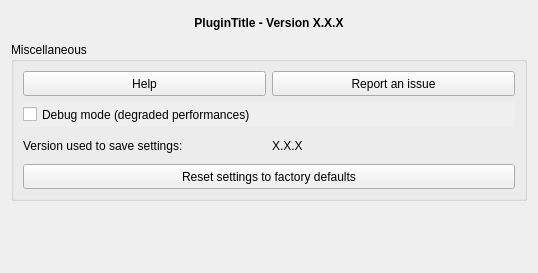
<?xml version="1.0" encoding="UTF-8"?>
<ui version="4.0">
    <class>wdg_raft_heatmap_settings</class>
    <widget class="QWidget" name="wdg_raft_heatmap_settings">
        <property name="geometry">
            <rect>
                <x>0</x>
                <y>0</y>
                <width>538</width>
                <height>273</height>
            </rect>
        </property>
        <property name="windowTitle">
            <string>raft_heatmap - Settings</string>
        </property>
        <property name="locale">
            <locale language="English" country="UnitedStates"/>
        </property>
        <layout class="QVBoxLayout" name="verticalLayout">
            <item>
                <widget class="QLabel" name="lbl_title">
                    <property name="minimumSize">
                        <size>
                            <width>0</width>
                            <height>25</height>
                        </size>
                    </property>
                    <property name="maximumSize">
                        <size>
                            <width>16777215</width>
                            <height>30</height>
                        </size>
                    </property>
                    <property name="font">
                        <font>
                            <weight>75</weight>
                            <bold>true</bold>
                        </font>
                    </property>
                    <property name="locale">
                        <locale language="English" country="UnitedStates"/>
                    </property>
                    <property name="text">
                        <string>&lt;html&gt;&lt;head/&gt;&lt;body&gt;&lt;p align=&quot;center&quot;&gt;&lt;span style=&quot; font-weight:600;&quot;&gt;PluginTitle - Version X.X.X&lt;/span&gt;&lt;/p&gt;&lt;/body&gt;&lt;/html&gt;</string>
                    </property>
                    <property name="scaledContents">
                        <bool>true</bool>
                    </property>
                    <property name="alignment">
                        <set>Qt::AlignCenter</set>
                    </property>
                    <property name="wordWrap">
                        <bool>true</bool>
                    </property>
                    <property name="openExternalLinks">
                        <bool>false</bool>
                    </property>
                    <property name="textInteractionFlags">
                        <set>Qt::TextSelectableByMouse</set>
                    </property>
                </widget>
            </item>
            <item>
                <widget class="QGroupBox" name="grp_misc">
                    <property name="minimumSize">
                        <size>
                            <width>0</width>
                            <height>100</height>
                        </size>
                    </property>
                    <property name="locale">
                        <locale language="English" country="UnitedStates"/>
                    </property>
                    <property name="title">
                        <string>Miscellaneous</string>
                    </property>
                    <property name="flat">
                        <bool>false</bool>
                    </property>
                    <layout class="QGridLayout" name="gridLayout">
                        <item row="2" column="1">
                            <widget class="QLabel" name="lbl_version_saved_value">
                                <property name="minimumSize">
                                    <size>
                                        <width>0</width>
                                        <height>25</height>
                                    </size>
                                </property>
                                <property name="maximumSize">
                                    <size>
                                        <width>16777215</width>
                                        <height>30</height>
                                    </size>
                                </property>
                                <property name="locale">
                                    <locale language="English" country="UnitedStates"/>
                                </property>
                                <property name="text">
                                    <string notr="true">X.X.X</string>
                                </property>
                                <property name="textInteractionFlags">
                                    <set>Qt::NoTextInteraction</set>
                                </property>
                            </widget>
                        </item>
                        <item row="0" column="1">
                            <widget class="QPushButton" name="btn_report">
                                <property name="minimumSize">
                                    <size>
                                        <width>200</width>
                                        <height>25</height>
                                    </size>
                                </property>
                                <property name="maximumSize">
                                    <size>
                                        <width>500</width>
                                        <height>30</height>
                                    </size>
                                </property>
                                <property name="locale">
                                    <locale language="English" country="UnitedStates"/>
                                </property>
                                <property name="text">
                                    <string>Report an issue</string>
                                </property>
                            </widget>
                        </item>
                        <item row="2" column="0">
                            <widget class="QLabel" name="lbl_version_saved">
                                <property name="minimumSize">
                                    <size>
                                        <width>0</width>
                                        <height>25</height>
                                    </size>
                                </property>
                                <property name="maximumSize">
                                    <size>
                                        <width>16777215</width>
                                        <height>30</height>
                                    </size>
                                </property>
                                <property name="locale">
                                    <locale language="English" country="UnitedStates"/>
                                </property>
                                <property name="text">
                                    <string>Version used to save settings:</string>
                                </property>
                            </widget>
                        </item>
                        <item row="0" column="0">
                            <widget class="QPushButton" name="btn_help">
                                <property name="minimumSize">
                                    <size>
                                        <width>200</width>
                                        <height>25</height>
                                    </size>
                                </property>
                                <property name="maximumSize">
                                    <size>
                                        <width>500</width>
                                        <height>30</height>
                                    </size>
                                </property>
                                <property name="locale">
                                    <locale language="English" country="UnitedStates"/>
                                </property>
                                <property name="text">
                                    <string>Help</string>
                                </property>
                            </widget>
                        </item>
                        <item row="3" column="0" colspan="2">
                            <widget class="QPushButton" name="btn_reset">
                                <property name="minimumSize">
                                    <size>
                                        <width>200</width>
                                        <height>25</height>
                                    </size>
                                </property>
                                <property name="maximumSize">
                                    <size>
                                        <width>16777215</width>
                                        <height>30</height>
                                    </size>
                                </property>
                                <property name="autoFillBackground">
                                    <bool>true</bool>
                                </property>
                                <property name="text">
                                    <string>Reset settings to factory defaults</string>
                                </property>
                            </widget>
                        </item>
                        <item row="1" column="0" colspan="2">
                            <widget class="QCheckBox" name="opt_debug">
                                <property name="minimumSize">
                                    <size>
                                        <width>0</width>
                                        <height>25</height>
                                    </size>
                                </property>
                                <property name="maximumSize">
                                    <size>
                                        <width>16777215</width>
                                        <height>30</height>
                                    </size>
                                </property>
                                <property name="toolTip">
                                    <string>Enable debug mode.</string>
                                </property>
                                <property name="autoFillBackground">
                                    <bool>true</bool>
                                </property>
                                <property name="locale">
                                    <locale language="English" country="UnitedStates"/>
                                </property>
                                <property name="text">
                                    <string>Debug mode (degraded performances)</string>
                                </property>
                                <property name="tristate">
                                    <bool>false</bool>
                                </property>
                            </widget>
                        </item>
                    </layout>
                </widget>
            </item>
            <item>
                <spacer name="verticalSpacer">
                    <property name="orientation">
                        <enum>Qt::Vertical</enum>
                    </property>
                    <property name="sizeHint" stdset="0">
                        <size>
                            <width>20</width>
                            <height>56</height>
                        </size>
                    </property>
                </spacer>
            </item>
        </layout>
    </widget>
    <resources/>
    <connections/>
</ui>
